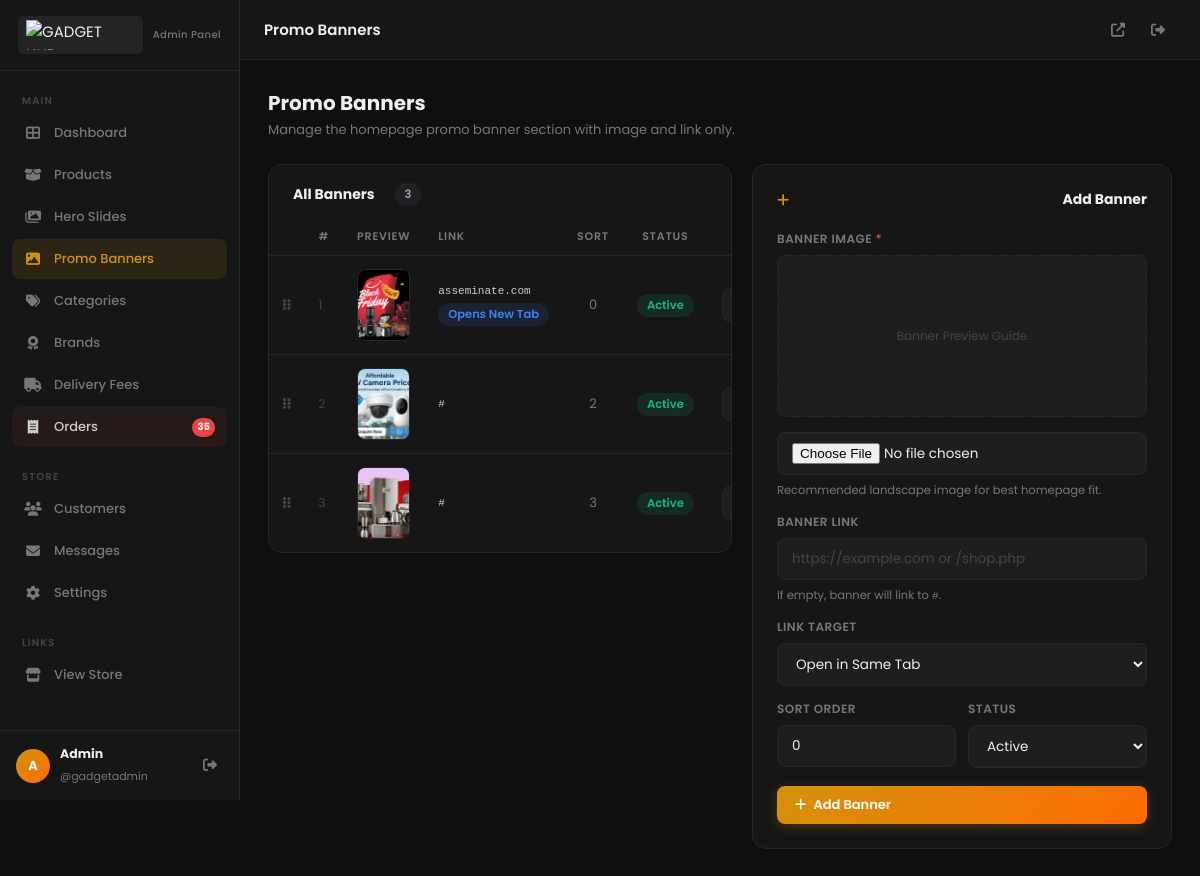
/admin/promo-banners.php (signed in), run on the app's committed database.
### tables this page shows
CREATE TABLE `promo_banners` (
  `id` int(11) NOT NULL,
  `image_path` varchar(255) NOT NULL,
  `link_url` varchar(500) DEFAULT NULL,
  `open_in_new_tab` tinyint(1) NOT NULL DEFAULT 0,
  `sort_order` int(11) NOT NULL DEFAULT 0,
  `is_active` tinyint(1) NOT NULL DEFAULT 1,
  `created_at` timestamp NOT NULL DEFAULT current_timestamp(),
  `updated_at` timestamp NOT NULL DEFAULT current_timestamp() ON UPDATE current_timestamp()
);

### admin/promo-banners.php (the view, shortened to what this page needs)
<?php
$_isAjax = $_SERVER['REQUEST_METHOD'] === 'POST' && ($_SERVER['HTTP_X_REQUESTED_WITH'] ?? '') === 'XMLHttpRequest';
if ($_isAjax) {
    require_once dirname(__DIR__) . '/includes/functions.php';
    require_once dirname(__DIR__) . '/includes/auth.php';
    if (!isAdminLoggedIn()) { http_response_code(401); echo json_encode(['success'=>false,'message'=>'Session expired.']); exit; }
} else {
    require_once __DIR__ . '/includes/layout.php';
}
$db = getDB();
$banners = $db->query('SELECT * FROM promo_banners ORDER BY sort_order ASC, id ASC')->fetchAll();
$editing = [];
?>
<div class="page-header">
  <div>
    <h1>Promo Banners</h1>
    <p>Manage the homepage promo banner section with image and link only.</p>
  </div>
</div>
<div style="display:grid;grid-template-columns:1fr 420px;gap:20px;align-items:start">
  <div class="card" style="padding:0;overflow:hidden">
    <div style="padding:18px 24px 0;display:flex;align-items:center;justify-content:space-between">
      <div class="card-title" style="margin:0">All Banners <span class="badge badge-gray" style="margin-left:8px" id="bannerCountBadge"><?= count($banners) ?></span></div>
    </div>
    <div style="padding:12px 0 0">
      <?php if ($banners): ?>
      <div class="table-wrap">
        <table class="admin-table">
          <thead><tr><th style="width:42px"></th><th>#</th><th>Preview</th><th>Link</th><th style="text-align:center">Sort</th><th style="text-align:center">Status</th><th style="text-align:right">Actions</th></tr></thead>
          <tbody id="bannersSortableBody">
            <?php foreach ($banners as $i => $banner): ?>
            <tr draggable="true" data-id="<?= (int)$banner['id'] ?>">
              <td style="color:var(--text-dim);font-size:12px;cursor:grab"><i class="fas fa-grip-vertical"></i></td>
              <td style="color:var(--text-dim);font-size:12px"><?= $i + 1 ?></td>
              <td>
                <img src="<?= BASE_URL . htmlspecialchars($banner['image_path']) ?>" alt="Banner" style="width:160px;height:72px;object-fit:cover;border-radius:8px;border:1px solid var(--border)">
              </td>
              <td style="max-width:260px">
                <code style="font-size:11px;white-space:nowrap;overflow:hidden;text-overflow:ellipsis;display:block"><?= htmlspecialchars($banner['link_url'] ?: '#') ?></code>
                <?php if ((int)$banner['open_in_new_tab'] === 1): ?>
                  <span class="badge badge-blue" style="margin-top:6px">Opens New Tab</span>
                <?php endif ?>
              </td>
              <td style="text-align:center;color:var(--text-muted)"><?= (int)$banner['sort_order'] ?></td>
              <td style="text-align:center">
                <button type="button" class="badge <?= $banner['is_active'] ? 'badge-green' : 'badge-red' ?> js-toggle-banner" style="border:none;cursor:pointer;padding:3px 10px" data-id="<?= (int)$banner['id'] ?>">
                  <?= $banner['is_active'] ? 'Active' : 'Inactive' ?>
                </button>
              </td>
              <td style="text-align:right">
                <div style="display:flex;gap:6px;justify-content:flex-end">
                  <a href="promo-banners.php?edit=<?= (int)$banner['id'] ?>" class="btn btn-ghost btn-icon btn-sm" title="Edit"><i class="fas fa-pen"></i></a>
                </div>
              </td>
            </tr>
            <?php endforeach ?>
          </tbody>
        </table>
      </div>
      <?php else: ?>
      <div class="empty-state"><i class="fas fa-image"></i><h3>No promo banners yet</h3><p>Add your first banner using the form.</p></div>
      <?php endif ?>
    </div>
  </div>
  <div class="card" style="position:sticky;top:80px">
    <div class="card-title"><?= $editing ? '<i class="fas fa-pen" style="color:var(--primary)"></i> Edit Banner' : '<i class="fas fa-plus" style="color:var(--primary)"></i> Add Banner' ?></div>
    <form method="POST" enctype="multipart/form-data" id="promoBannerForm">
      <div class="form-grid" style="gap:14px">
        <div class="form-group">
          <label class="form-label">Banner Image <?= $editing ? '' : '<span style="color:var(--red)">*</span>' ?></label>
          <div id="promoBannerGuide" style="width:100%;aspect-ratio:16/7;border:1px dashed var(--border);border-radius:8px;background:var(--bg-3);margin-bottom:8px;display:flex;align-items:center;justify-content:center;color:var(--text-dim);font-size:12px">Banner Preview Guide</div>
          <input type="file" name="image" id="promoBannerInput" class="form-input" accept="image/*" <?= $editing ? '' : 'required' ?>>
          <span class="form-hint">Recommended landscape image for best homepage fit.</span>
        </div>
        <div class="form-group">
          <label class="form-label">Banner Link</label>
          <input type="text" name="link_url" class="form-input" placeholder="https://example.com or /shop.php" value="<?= htmlspecialchars($editing['link_url'] ?? '') ?>">
          <span class="form-hint">If empty, banner will link to <code>#</code>.</span>
        </div>
        <div class="form-group">
          <label class="form-label">Link Target</label>
          <select name="open_in_new_tab" class="form-select">
            <option value="0" <?= ((int)($editing['open_in_new_tab'] ?? 0) === 0) ? 'selected' : '' ?>>Open in Same Tab</option>
          </select>
        </div>
        <div style="display:grid;grid-template-columns:1fr 1fr;gap:12px">
          <div class="form-group">
            <label class="form-label">Sort Order</label>
            <input type="number" name="sort_order" class="form-input" min="0" value="<?= (int)($editing['sort_order'] ?? 0) ?>">
          </div>
          <div class="form-group">
            <label class="form-label">Status</label>
            <select name="is_active" class="form-select">
              <option value="1" <?= ((int)($editing['is_active'] ?? 1) === 1) ? 'selected' : '' ?>>Active</option>
            </select>
          </div>
        </div>
        <div style="display:flex;gap:10px;margin-top:4px">
          <button type="submit" class="btn btn-gold" style="flex:1"><i class="fas <?= $editing ? 'fa-save' : 'fa-plus' ?>"></i> <?= $editing ? 'Save Changes' : 'Add Banner' ?></button>
        </div>
      </div>
    </form>
  </div>
</div>
<?php require_once __DIR__ . '/includes/layout-end.php'; ?>

### admin/assets/css/admin.css (style rules this page uses)
:root { --gold: linear-gradient(135deg,#d4920a 0%,#ff6b00 100%); --primary: #d4920a; --primary-lt: #f0a820; --bg: #0f0f0f; --bg-2: #161616; --bg-3: #1e1e1e; --bg-4: #252525; --border: #272727; --border-lt: #333; --text: #f0f0f0; --text-2: #ccc; --text-muted: #777; --text-dim: #444; --green: #10b981; --blue: #3b82f6; --purple: #8b5cf6; --red: #ef4444; --yellow: #f59e0b; --cyan: #06b6d4; --sidebar-w: 240px; --topbar-h: 60px; --r: 8px; --r-lg: 14px; --t: all .22s ease; --shadow: 0 4px 24px rgba(0,0,0,.5); }
*,*::before,*::after { margin:0;padding:0;box-sizing:border-box }
html { font-size:15px }
body { font-family:'Poppins',sans-serif;background:var(--bg);color:var(--text);display:flex;min-height:100vh;overflow-x:hidden }
a { text-decoration:none;color:inherit }
img { max-width:100%;display:block }
button,input,select,textarea { font-family:'Poppins',sans-serif }
.card { background:var(--bg-2);border:1px solid var(--border);border-radius:var(--r-lg);padding:24px }
.card-title { font-size:14px;font-weight:700;color:var(--text);margin-bottom:20px;display:flex;align-items:center;justify-content:space-between;gap:12px }
.admin-table { width:100%;border-collapse:collapse }
.admin-table th { font-size:11px;text-transform:uppercase;letter-spacing:.8px;color:var(--text-muted);font-weight:600;padding:10px 14px;border-bottom:1px solid var(--border);text-align:left;white-space:nowrap }
.admin-table td { padding:13px 14px;border-bottom:1px solid var(--border);font-size:13px;color:var(--text-2);vertical-align:middle }
.admin-table tr:last-child td { border-bottom:none }
.table-wrap { overflow-x:auto }
.badge { display:inline-flex;align-items:center;padding:3px 10px;border-radius:50px;font-size:11.5px;font-weight:600;white-space:nowrap }
.badge-green { background:rgba(16,185,129,.12);color:var(--green) }
.badge-blue { background:rgba(59,130,246,.12); color:var(--blue) }
.badge-gray { background:rgba(107,114,128,.12);color:#9ca3af }
.btn { display:inline-flex;align-items:center;gap:7px;padding:9px 18px;border-radius:var(--r);font-size:13px;font-weight:600;cursor:pointer;border:none;transition:var(--t);white-space:nowrap }
.btn-gold { background:var(--gold);color:#fff;box-shadow:0 3px 12px rgba(212,146,10,.25) }
.btn-ghost { background:var(--bg-3);color:var(--text-muted);border:1px solid var(--border) }
.btn-sm { padding:6px 14px;font-size:12px }
.btn-icon { width:34px;height:34px;padding:0;display:inline-flex;align-items:center;justify-content:center;border-radius:var(--r) }
.form-grid { display:grid;gap:18px }
.form-group { display:flex;flex-direction:column;gap:7px }
.form-label { font-size:12px;font-weight:600;color:var(--text-muted);text-transform:uppercase;letter-spacing:.5px }
.form-input,.form-select,.form-textarea { background:var(--bg-3);border:1px solid var(--border);border-radius:var(--r); color:var(--text);font-family:'Poppins',sans-serif;font-size:13.5px; padding:10px 14px;outline:none;transition:border-color .2s,box-shadow .2s;width:100%; }
.form-input::placeholder,.form-textarea::placeholder { color:var(--text-dim) }
.form-select { cursor:pointer }
.form-hint { font-size:11.5px;color:var(--text-muted) }
.page-header { display:flex;align-items:center;justify-content:space-between;margin-bottom:24px;gap:16px;flex-wrap:wrap }
.page-header h1 { font-size:20px;font-weight:700 }
.page-header p { font-size:13px;color:var(--text-muted);margin-top:2px }

### data on the page
promo_banners: image_path (picture), link_url "asseminate.com", open_in_new_tab "Opens New Tab", sort_order "0", is_active "Active"
promo_banners: image_path (picture), link_url "#", sort_order "2", is_active "Active"
promo_banners: image_path (picture), link_url "#", sort_order "3", is_active "Active"

### other printed values
$pendingOrders "35"
substr($name,0,1) "A"
$name "Admin"
$uname "gadgetadmin"
$title "Promo Banners"
count($banners) "3"
